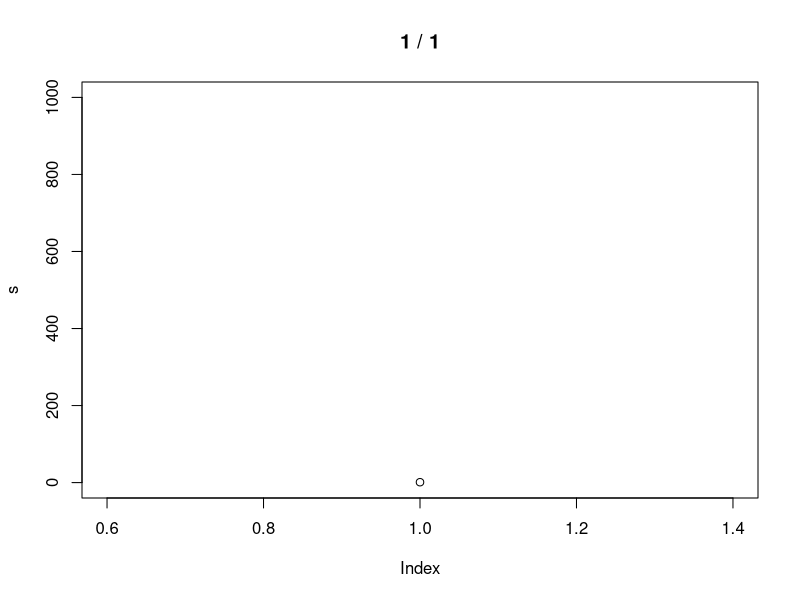
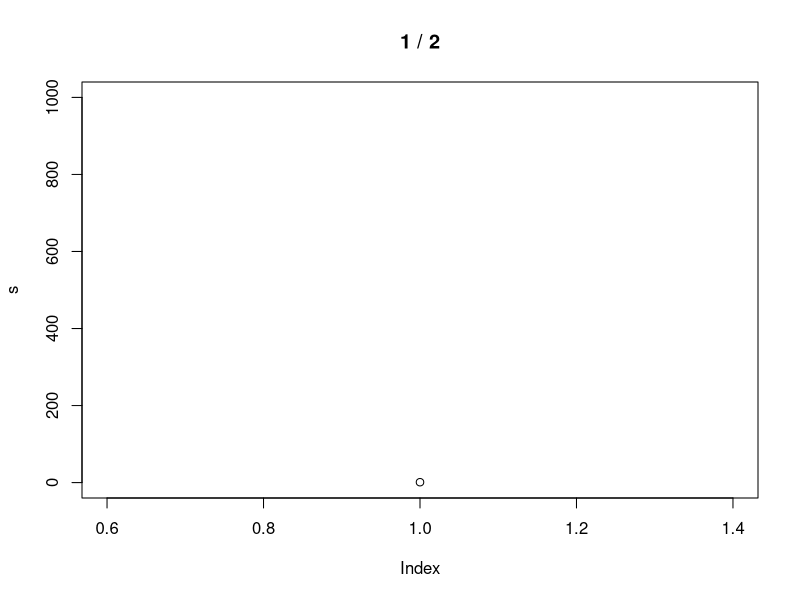
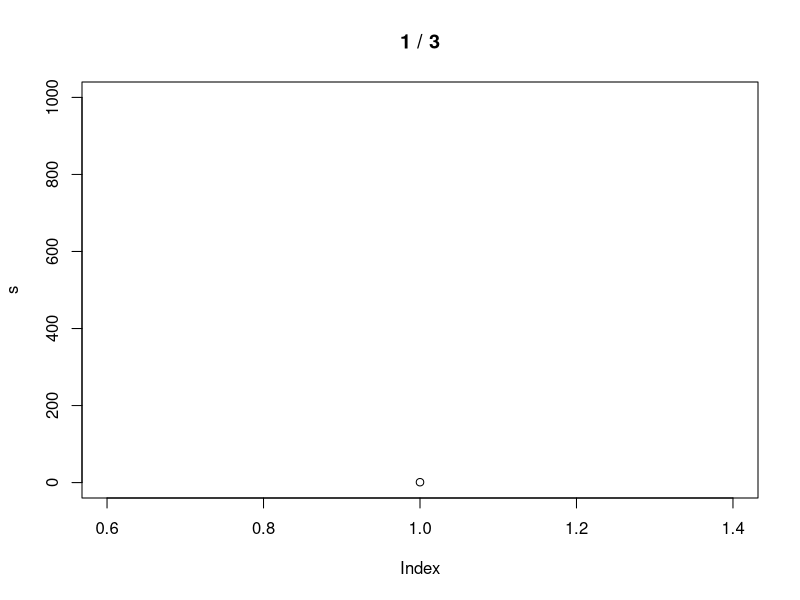
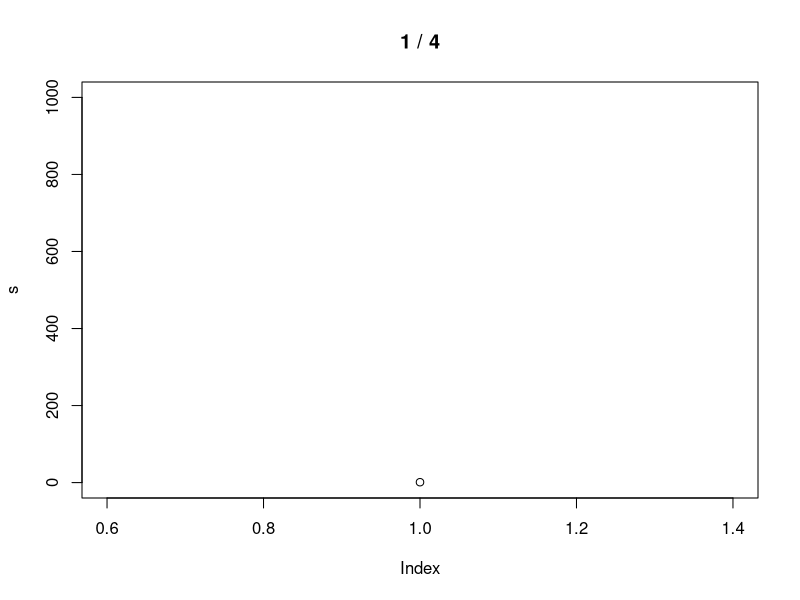
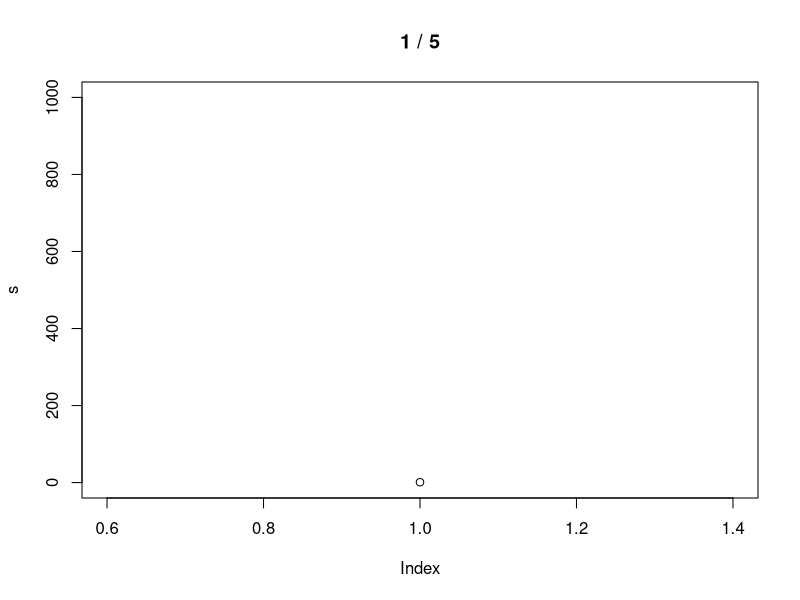
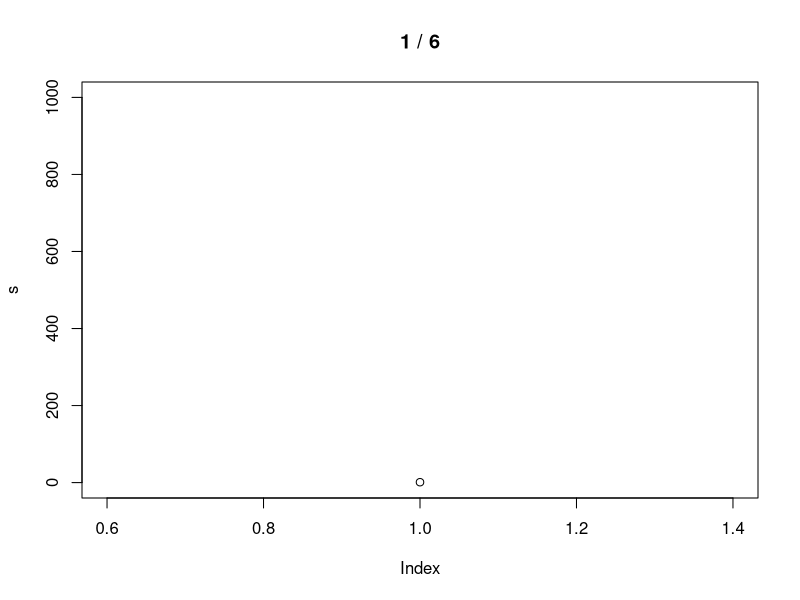
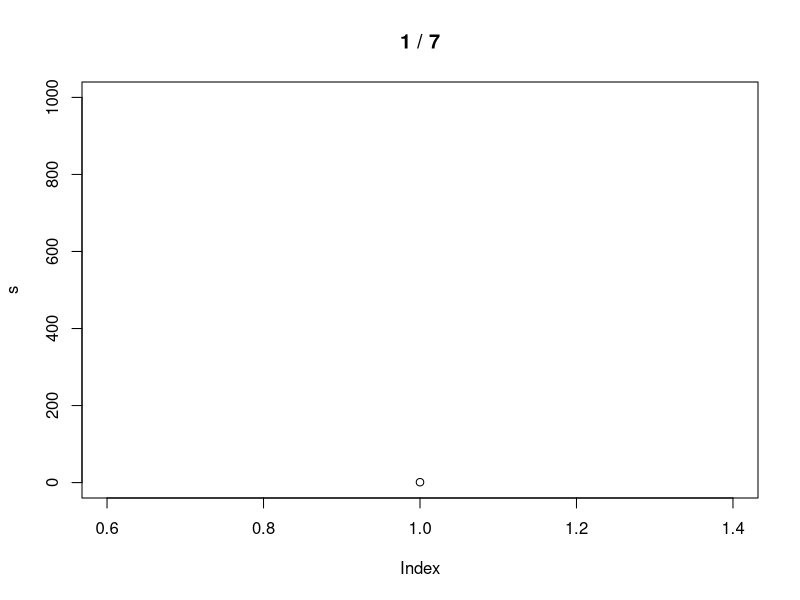
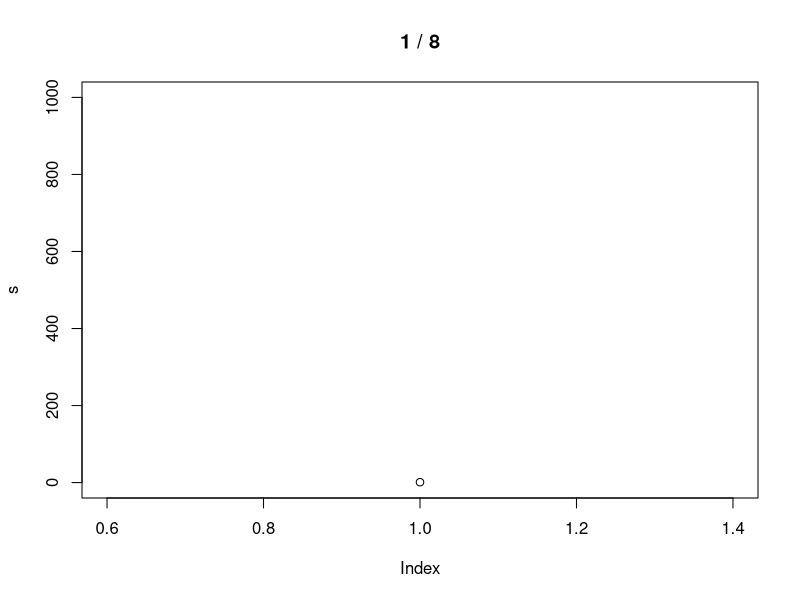

The R source for these figures, in order: (Note: a time limit stopped this script after it produced the figures.)
#--------- Estimation of A ---------------

#---------Prasad-Rao Method -----------
PR_fun = function(x, y, d, m, p){
  beta_ols = solve(t(x) %*% x) %*% t(x) %*% y
  h = diag(x %*% solve(t(x) %*% x) %*% t(x))
  A_pr = (t(y - x %*% beta_ols) %*% (y - x %*% beta_ols) - sum(d * (1 - h))) / (m - p)
  return(A_pr)
}

#---------Fay-Herriot Method -----------
F_fh = function(Ahat, y, d, x){
  Vi = diag(1/(c(Ahat) + d))
  yhat = x %*% solve(t(x) %*% Vi %*% x) %*% t(x) %*% Vi %*% y
  f_fh = sum((y - yhat)^2 / (Ahat + d))
  return(f_fh)
}
# Expectation of the first derivative of f
G_fh = function(Ahat, d, x){
  Vi = diag(1/(c(Ahat) + d))
  P = Vi - Vi %*% x %*% solve(t(x) %*% Vi %*% x) %*% t(x) %*% Vi
  return(-sum(diag(P)))
}

# library(flexsurv)
library(mvtnorm)
#-----Generate Data Parameters
m = 15  # number of small areas
# m = 50
Nosim = 1000
B = 400
DB = 100
mm = m/5
d = rep(c(4.0, 0.6, 0.5, 0.4, 0.2), rep(mm, 5))
x = rep(1, m)
beta = 0
A = 1.0
Alpha = c(0.2, 0.1, 0.05)
p = 1
df = 9
tol = 0.0001
maxiter = 100

## number of negative estimates
cc_fh = 0
cc_pr = 0
## number of negative estimates in single bootstrap
s_fh = 0
s_pr = 0
## number of negative estimates in double bootstrap
ss_fh = 0
ss_pr = 0

Int1 <- matrix(0, m, 9)
Int2 <- matrix(0, m, 9)
Int3 <- matrix(0, m, 9)
qdif1 <- matrix(0, m, 9)
qdif2 <- matrix(0, m, 9)
qdif3 <- matrix(0, m, 9)

system.time(
  for (s in 1:Nosim) {
    v = (rexp(m)-1)*sqrt(A)
    e = rmvnorm(1, sigma = diag(d))
    theta = x * beta + v 
    y = theta + matrix(e)
    
    Direct = y
    
    #------ theta_PR-----
    A_PR = PR_fun(x, y, d, m, p)
    if(A_PR < 0){
      A_PR = 0.01
      cc_pr = cc_pr + 1
    }
    
    Vi_PR = diag(1/(c(A_PR) + d))
    beta_PR = solve(t(x) %*% Vi_PR %*% x) %*% t(x) %*% Vi_PR %*% y
    B_PR = d / (d + c(A_PR))
    eblup.PR = (1 - B_PR) * y + B_PR * (x %*% beta_PR)
    
    g1_PR = d * (1 - B_PR)
    g2_PR = B_PR^2 * diag(x %*% solve(t(x) %*% Vi_PR %*% x) %*% t(x))
    g3_PR = d^2 * (c(A_PR) + d)^(-3) * 2 * sum((c(A_PR) + d)^2) / m^2
    
    mse_PR = g1_PR + g2_PR + 2*g3_PR

    #------ theta_FH-----
    if((F_fh(0, y, d, x)-(m-p))<0){
      A_FH = 0.01
      cc_fh = cc_fh +1
    }
    else{
      A_FH = 0
      k=0
      diff = 10
      while((diff > tol)&(k < maxiter)) {
        Anew_fh = A_FH + (m - p - F_fh(A_FH, y, d, x)) / G_fh(A_FH, d, x)
        Anew_fh = ifelse(Anew_fh < 0, -Anew_fh/10, Anew_fh)
        diff = abs(Anew_fh - A_FH)
        A_FH = Anew_fh
        k = k +1
      }
      if((A_FH < 0)|(k==maxiter)) {
        A_FH = 0.01
        cc_fh = cc_fh + 1
      }
    }
    Vi_FH = diag(1/(c(A_FH) + d))
    beta_FH = solve(t(x) %*% Vi_FH %*% x) %*% t(x) %*% Vi_FH %*% y
    B_FH = d / (d + c(A_FH))
    eblup.FH = (1 - B_FH) * y + B_FH * (x %*% beta_FH)
    
    g1_FH = d * (1 - B_FH)
    g2_FH = B_FH^2 * diag(x %*% solve(t(x) %*% Vi_FH %*% x) %*% t(x))
    g3_FH = 2 * m * d^2 * (c(A_FH) + d)^(-3) * (sum(Vi_FH))^(-2)
    g4_FH = 2 * B_FH^2 * (m * sum(diag(Vi_FH^2)) - (sum(diag(Vi_FH)))^2) / (sum(diag(Vi_FH)))^3
    
    mse_FH = g1_FH + g2_FH + 2*g3_FH - g4_FH
    mse_FH2 = g1_FH + g2_FH + 2*g3_FH
    if(sum(mse_FH<0)>0){mse_FH[mse_FH<0] = mse_FH2[mse_FH<0]}
    
    Z.j.PR = matrix(0, B, m)
    Z.j.FH = matrix(0, B, m)
    ####------Parametric Bootstrap------
    pivot_PR = matrix(0, B, m)
    HM_PR = matrix(0, B, m)
    pivot_FH = matrix(0, B, m)
    HM_FH = matrix(0, B, m)
    for (bb in 1:B) {
      bv_PR = (rexp(m)-1)*sqrt(A_PR)
      btheta_PR = c(beta_PR) + bv_PR
      
      bv_FH = (rexp(m)-1)*sqrt(A_FH)
      btheta_FH = c(beta_FH) + bv_FH
    
      be = rmvnorm(1, sigma = diag(d))
      
      by_FH = btheta_FH + matrix(be)
      by_PR = btheta_PR + matrix(be)
      
      #Single bootstrap for PR
      A.star.PR = PR_fun(x, by_PR, d, m, p)
      if(A.star.PR < 0){
        A.star.PR = 0.01
        s_pr = s_pr + 1
      }
      
      Vi.star.PR = diag(1/(c(A.star.PR) + d))
      beta.s.PR = solve(t(x) %*% Vi.star.PR %*% x) %*% t(x) %*% Vi.star.PR %*% by_PR
      B.star.PR = d / (d + c(A.star.PR))
      eblup.s.PR = (1 - B.star.PR) * by_PR + B.star.PR * (x %*% beta.s.PR)
      g1.s.PR = d * (1 - B.star.PR)
      
      pivot_PR[bb, ] = t((btheta_PR - eblup.s.PR) / sqrt(g1.s.PR))
      HM_PR[bb, ] = t((btheta_PR - x %*% beta.s.PR) / c(sqrt(A.star.PR)))
      
      #Single bootstrap for FH
      if((F_fh(0, by_FH, d, x)-(m-p))<0){
        A.star.FH = 0.01
        s_fh = s_fh +1
      }
      else{
        A.star.FH = 0
        diff = 10
        k = 0
        while((diff > tol) & (k < maxiter)) {
          Anew_fh = A.star.FH + (m - p - F_fh(A.star.FH, by_FH, d, x)) / G_fh(A.star.FH, d, x)
          Anew_fh = ifelse(Anew_fh < 0, -Anew_fh/10, Anew_fh)
          diff = abs(Anew_fh - A.star.FH)
          A.star.FH = Anew_fh
          k = k + 1
        }
        if((A.star.FH < 0)|(k==maxiter)) {
          A.star.FH = 0.01
          s_fh = s_fh +1
        }
      }
      Vi.star.FH = diag(1/(c(A.star.FH) + d))
      beta.s.FH = solve(t(x) %*% Vi.star.FH %*% x) %*% t(x) %*% Vi.star.FH %*% by_FH
      B.star.FH = d / (d + c(A.star.FH))
      eblup.s.FH = (1 - B.star.FH) * by_FH + B.star.FH * (x %*% beta.s.FH)
      g1.s.FH = d * (1 - B.star.FH)
      
      pivot_FH[bb, ] = t((btheta_FH - eblup.s.FH) / sqrt(g1.s.FH))
      
      HM_FH[bb, ] = t((btheta_FH - x %*% beta.s.FH) / c(sqrt(A.star.FH)))
      
      d_pivot_PR = matrix(0, DB, m)
      d_HM_PR = matrix(0, DB, m)
      d_pivot_FH = matrix(0, DB, m)
      d_HM_FH = matrix(0, DB, m)
      for (dd in 1:DB) {

        dv_FH = (rexp(m)-1)*sqrt(A.star.FH)
        dtheta_FH = c(beta.s.FH) + dv_FH

        dv_PR = (rexp(m)-1)*sqrt(A.star.PR)
        dtheta_PR = c(beta.s.PR) + dv_PR
        
        de = rmvnorm(1, sigma = diag(d))
        
        dy_FH = dtheta_FH + matrix(de)
        dy_PR = dtheta_PR + matrix(de)
        
        # Double bootstrap for PR
        A.ss.PR = PR_fun(x, dy_PR, d, m, p)
        if(A.ss.PR < 0){
          A.ss.PR = 0.01
          ss_pr = ss_pr + 1
        }
        
        Vi.ss.PR = diag(1/(c(A.ss.PR) + d))
        beta.ss.PR = solve(t(x) %*% Vi.ss.PR %*% x) %*% t(x) %*% Vi.ss.PR %*% dy_PR
        B.ss.PR = d / (d + c(A.ss.PR))
        eblup.ss.PR = (1 - B.ss.PR) * dy_PR + B.ss.PR * (x %*% beta.ss.PR)
        g1.ss.PR = d * (1 - B.ss.PR)
        
        d_pivot_PR[dd, ] = t((dtheta_PR - eblup.ss.PR) / sqrt(g1.ss.PR))
        d_HM_PR[dd, ] = t((dtheta_PR - x %*% beta.ss.PR) / c(sqrt(A.ss.PR)))
        
        # Double bootstrap for FH
        if((F_fh(0, dy_FH, d, x)-(m-p))<0){
          A.ss.FH = 0.01
          ss_fh = ss_fh +1
        }
        else{
          A.ss.FH = 0
          diff = 10
          k = 0
          while((diff > tol) & (k < maxiter)) {
            Anew_fh = A.ss.FH + (m - p - F_fh(A.ss.FH, dy_FH, d, x)) / G_fh(A.ss.FH, d, x)
            Anew_fh = ifelse(Anew_fh < 0, -Anew_fh/10, Anew_fh)
            diff = abs(Anew_fh - A.ss.FH)
            A.ss.FH = Anew_fh
            k = k+1
          }
          if((A.ss.FH < 0)|(k==maxiter)) {
            A.ss.FH = 0.01
            ss_fh = ss_fh +1
          }
        }
        
        Vi.ss.FH = diag(1/(c(A.ss.FH) + d))
        beta.ss.FH = solve(t(x) %*% Vi.ss.FH %*% x) %*% t(x) %*% Vi.ss.FH %*% dy_FH
        B.ss.FH = d / (d + c(A.ss.FH))
        eblup.ss.FH = (1 - B.ss.FH) * dy_FH + B.ss.FH * (x %*% beta.ss.FH)
        g1.ss.FH = d * (1 - B.ss.FH)
        
        d_pivot_FH[dd, ] = t((dtheta_FH - eblup.ss.FH) / sqrt(g1.ss.FH))
        d_HM_FH[dd, ] = t((dtheta_FH - x %*% beta.ss.FH) / c(sqrt(A.ss.FH)))
      }
      
      ###---Double bootstrap -------
      eblup.PR.mat = matrix(rep(pivot_PR[bb, ], rep(DB, m)), DB, m, byrow = F)
      eblup.FH.mat = matrix(rep(pivot_FH[bb, ], rep(DB, m)), DB, m, byrow = F)
      Z.j.PR[bb, ] = colSums(d_pivot_PR<=eblup.PR.mat)/DB
      Z.j.FH[bb, ] = colSums(d_pivot_FH<=eblup.FH.mat)/DB
      
      plot(s,ylim=c(0,Nosim),main=paste(s,"/",bb))
    
    }
    ################################################################################
    #####----Single Bootstrap------
    q.s.upper1 <- matrix(0, m, 4)
    q.s.lower1 <- matrix(0, m, 4)
    q.d.upper1 <- matrix(0, m, 2)
    q.d.lower1 <- matrix(0, m, 2)
    
    q.s.upper2 <- matrix(0, m, 4)
    q.s.lower2 <- matrix(0, m, 4)
    q.d.upper2 <- matrix(0, m, 2)
    q.d.lower2 <- matrix(0, m, 2)
    
    q.s.upper3 <- matrix(0, m, 4)
    q.s.lower3 <- matrix(0, m, 4)
    q.d.upper3 <- matrix(0, m, 2)
    q.d.lower3 <- matrix(0, m, 2)
    for(i in 1:m){
      q.s.lower1[i,]<-c(quantile(pivot_FH[, i], prob=Alpha[1]/2), quantile(HM_FH[, i], prob=Alpha[1]/2),
                       quantile(pivot_PR[, i], prob=Alpha[1]/2), quantile(HM_PR[, i], prob=Alpha[1]/2))
      q.s.upper1[i,]<-c(quantile(pivot_FH[, i], prob=1-Alpha[1]/2), quantile(HM_FH[, i], prob=1-Alpha[1]/2),
                       quantile(pivot_PR[, i], prob=1-Alpha[1]/2), quantile(HM_PR[, i], prob=1-Alpha[1]/2))
      q.s.lower2[i,]<-c(quantile(pivot_FH[, i], prob=Alpha[2]/2), quantile(HM_FH[, i], prob=Alpha[2]/2),
                        quantile(pivot_PR[, i], prob=Alpha[2]/2), quantile(HM_PR[, i], prob=Alpha[2]/2))
      q.s.upper2[i,]<-c(quantile(pivot_FH[, i], prob=1-Alpha[2]/2), quantile(HM_FH[, i], prob=1-Alpha[2]/2),
                        quantile(pivot_PR[, i], prob=1-Alpha[2]/2), quantile(HM_PR[, i], prob=1-Alpha[2]/2))
      q.s.lower3[i,]<-c(quantile(pivot_FH[, i], prob=Alpha[3]/2), quantile(HM_FH[, i], prob=Alpha[3]/2),
                        quantile(pivot_PR[, i], prob=Alpha[3]/2), quantile(HM_PR[, i], prob=Alpha[3]/2))
      q.s.upper3[i,]<-c(quantile(pivot_FH[, i], prob=1-Alpha[3]/2), quantile(HM_FH[, i], prob=1-Alpha[3]/2),
                        quantile(pivot_PR[, i], prob=1-Alpha[3]/2), quantile(HM_PR[, i], prob=1-Alpha[3]/2))
    }
    ###---Double bootstrap -------
    #####----CLL-----
    au.CLL.FH1 = apply(Z.j.FH, 2, quantile, prob=1-Alpha[1]/2)
    al.CLL.FH1 = apply(Z.j.FH, 2, quantile, prob=Alpha[1]/2)
    au.CLL.PR1 = apply(Z.j.PR, 2, quantile, prob=1-Alpha[1]/2)
    al.CLL.PR1 = apply(Z.j.PR, 2, quantile, prob=Alpha[1]/2)
    
    au.CLL.FH2 = apply(Z.j.FH, 2, quantile, prob=1-Alpha[2]/2)
    al.CLL.FH2 = apply(Z.j.FH, 2, quantile, prob=Alpha[2]/2)
    au.CLL.PR2 = apply(Z.j.PR, 2, quantile, prob=1-Alpha[2]/2)
    al.CLL.PR2 = apply(Z.j.PR, 2, quantile, prob=Alpha[2]/2)
    
    au.CLL.FH3 = apply(Z.j.FH, 2, quantile, prob=1-Alpha[3]/2)
    al.CLL.FH3 = apply(Z.j.FH, 2, quantile, prob=Alpha[3]/2)
    au.CLL.PR3 = apply(Z.j.PR, 2, quantile, prob=1-Alpha[3]/2)
    al.CLL.PR3 = apply(Z.j.PR, 2, quantile, prob=Alpha[3]/2)
    
    for(i in 1:m){
      q.d.lower1[i,]<-c(quantile(pivot_FH[, i], prob=al.CLL.FH1[i]), quantile(pivot_PR[, i], prob=al.CLL.PR1[i]))
      q.d.upper1[i,]<-c(quantile(pivot_FH[, i], prob=au.CLL.FH1[i]), quantile(pivot_PR[, i], prob=au.CLL.PR1[i]))
      
      q.d.lower2[i,]<-c(quantile(pivot_FH[, i], prob=al.CLL.FH2[i]), quantile(pivot_PR[, i], prob=al.CLL.PR2[i]))
      q.d.upper2[i,]<-c(quantile(pivot_FH[, i], prob=au.CLL.FH2[i]), quantile(pivot_PR[, i], prob=au.CLL.PR2[i]))
      
      q.d.lower3[i,]<-c(quantile(pivot_FH[, i], prob=al.CLL.FH3[i]), quantile(pivot_PR[, i], prob=al.CLL.PR3[i]))
      q.d.upper3[i,]<-c(quantile(pivot_FH[, i], prob=au.CLL.FH3[i]), quantile(pivot_PR[, i], prob=au.CLL.PR3[i]))
    }
    
    qdif1[, 1] <- qdif1[, 1] + (q.s.upper1[, 1] - q.s.lower1[, 1]) * sqrt(g1_FH)
    qdif1[, 2] <- qdif1[, 2] + (q.s.upper1[, 2] - q.s.lower1[, 2]) * sqrt(A_FH)
    qdif1[, 3] <- qdif1[, 3] + (q.d.upper1[, 1] - q.d.lower1[, 1]) * sqrt(g1_FH)
    
    qdif1[, 4] <- qdif1[, 4] + (q.s.upper1[, 3] - q.s.lower1[, 3]) * sqrt(g1_PR)
    qdif1[, 5] <- qdif1[, 5] + (q.s.upper1[, 4] - q.s.lower1[, 4]) * sqrt(A_PR)
    qdif1[, 6] <- qdif1[, 6] + (q.d.upper1[, 2] - q.d.lower1[, 2]) * sqrt(g1_PR)
    
    qdif1[, 7] <- qdif1[, 7] + 2 * qnorm(1-Alpha[1]/2) * sqrt(mse_FH)
    qdif1[, 8] <- qdif1[, 8] + 2 * qnorm(1-Alpha[1]/2) * sqrt(mse_PR)
    qdif1[, 9] <- qdif1[, 9] + 2 * qnorm(1-Alpha[1]/2) * sqrt(d)
    
    
    
    qdif2[, 1] <- qdif2[, 1] + (q.s.upper2[, 1] - q.s.lower2[, 1]) * sqrt(g1_FH)
    qdif2[, 2] <- qdif2[, 2] + (q.s.upper2[, 2] - q.s.lower2[, 2]) * sqrt(A_FH)
    qdif2[, 3] <- qdif2[, 3] + (q.d.upper2[, 1] - q.d.lower2[, 1]) * sqrt(g1_FH)
    
    qdif2[, 4] <- qdif2[, 4] + (q.s.upper2[, 3] - q.s.lower2[, 3]) * sqrt(g1_PR)
    qdif2[, 5] <- qdif2[, 5] + (q.s.upper2[, 4] - q.s.lower2[, 4]) * sqrt(A_PR)
    qdif2[, 6] <- qdif2[, 6] + (q.d.upper2[, 2] - q.d.lower2[, 2]) * sqrt(g1_PR)
    
    qdif2[, 7] <- qdif2[, 7] + 2 * qnorm(1-Alpha[2]/2) * sqrt(mse_FH)
    qdif2[, 8] <- qdif2[, 8] + 2 * qnorm(1-Alpha[2]/2) * sqrt(mse_PR)
    qdif2[, 9] <- qdif2[, 9] + 2 * qnorm(1-Alpha[2]/2) * sqrt(d)
    
    
    
    
    qdif3[, 1] <- qdif3[, 1] + (q.s.upper3[, 1] - q.s.lower3[, 1]) * sqrt(g1_FH)
    qdif3[, 2] <- qdif3[, 2] + (q.s.upper3[, 2] - q.s.lower3[, 2]) * sqrt(A_FH)
    qdif3[, 3] <- qdif3[, 3] + (q.d.upper3[, 1] - q.d.lower3[, 1]) * sqrt(g1_FH)
    
    qdif3[, 4] <- qdif3[, 4] + (q.s.upper3[, 3] - q.s.lower3[, 3]) * sqrt(g1_PR)
    qdif3[, 5] <- qdif3[, 5] + (q.s.upper3[, 4] - q.s.lower3[, 4]) * sqrt(A_PR)
    qdif3[, 6] <- qdif3[, 6] + (q.d.upper3[, 2] - q.d.lower3[, 2]) * sqrt(g1_PR)
    
    qdif3[, 7] <- qdif3[, 7] + 2 * qnorm(1-Alpha[3]/2) * sqrt(mse_FH)
    qdif3[, 8] <- qdif3[, 8] + 2 * qnorm(1-Alpha[3]/2) * sqrt(mse_PR)
    qdif3[, 9] <- qdif3[, 9] + 2 * qnorm(1-Alpha[3]/2) * sqrt(d)
    
    cov.CLL.FH1 <- ((theta <= (eblup.FH + q.s.upper1[,1] * sqrt(g1_FH))) & (theta >= (eblup.FH + q.s.lower1[,1] * sqrt(g1_FH))))
    cov.HM.FH1 <- ((theta <= (c(beta_FH) + q.s.upper1[,2] * sqrt(A_FH))) & (theta >= (c(beta_FH) + q.s.lower1[,2] * sqrt(A_FH))))
    cov.CLL.PR1 <- ((theta <= (eblup.PR + q.s.upper1[,3] * sqrt(g1_PR))) & (theta >= (eblup.PR + q.s.lower1[,3] * sqrt(g1_PR))))
    cov.HM.PR1 <- ((theta <= (c(beta_PR) + q.s.upper1[,4] * sqrt(A_PR))) & (theta >= (c(beta_PR) + q.s.lower1[,4] * sqrt(A_PR))))
    cov.FH1 <- ((theta <= (c(eblup.FH) + qnorm(1-Alpha[1]/2) * sqrt(mse_FH))) & (theta >= (c(eblup.FH) + qnorm(Alpha[1]/2) * sqrt(mse_FH))))
    cov.PR1 <- ((theta <= (c(eblup.PR) + qnorm(1-Alpha[1]/2) * sqrt(mse_PR))) & (theta >= (c(eblup.PR) + qnorm(Alpha[1]/2) * sqrt(mse_PR))))
    cov.DIR1 <- ((theta <= (c(Direct) + qnorm(1-Alpha[1]/2) * sqrt(d))) & (theta >= (c(Direct) + qnorm(Alpha[1]/2) * sqrt(d))))
    cov.DB.FH1 <- ((theta <= (eblup.FH + q.d.upper1[,1] * sqrt(g1_FH))) & (theta >= (eblup.FH + q.d.lower1[,1] * sqrt(g1_FH))))
    cov.DB.PR1 <- ((theta <= (eblup.PR + q.d.upper1[,2] * sqrt(g1_PR))) & (theta >= (eblup.PR + q.d.lower1[,2] * sqrt(g1_PR))))
    
    coverge1 <- matrix(0, m, 9)
    
    coverge1[, 1] <- ifelse(cov.CLL.FH1, 1, 0)
    coverge1[, 2] <- ifelse(cov.HM.FH1, 1, 0)
    coverge1[, 3] <- ifelse(cov.DB.FH1, 1, 0)
    
    coverge1[, 4] <- ifelse(cov.CLL.PR1, 1, 0)
    coverge1[, 5] <- ifelse(cov.HM.PR1, 1, 0)
    coverge1[, 6] <- ifelse(cov.DB.PR1, 1, 0)
    
    coverge1[, 7] <- ifelse(cov.FH1, 1, 0)
    coverge1[, 8] <- ifelse(cov.PR1, 1, 0)
    coverge1[, 9] <- ifelse(cov.DIR1, 1, 0)

    Int1 <- coverge1 + Int1
    
    
    
    cov.CLL.FH2 <- ((theta <= (eblup.FH + q.s.upper2[,1] * sqrt(g1_FH))) & (theta >= (eblup.FH + q.s.lower2[,1] * sqrt(g1_FH))))
    cov.HM.FH2 <- ((theta <= (c(beta_FH) + q.s.upper2[,2] * sqrt(A_FH))) & (theta >= (c(beta_FH) + q.s.lower2[,2] * sqrt(A_FH))))
    cov.CLL.PR2 <- ((theta <= (eblup.PR + q.s.upper2[,3] * sqrt(g1_PR))) & (theta >= (eblup.PR + q.s.lower2[,3] * sqrt(g1_PR))))
    cov.HM.PR2 <- ((theta <= (c(beta_PR) + q.s.upper2[,4] * sqrt(A_PR))) & (theta >= (c(beta_PR) + q.s.lower2[,4] * sqrt(A_PR))))
    cov.FH2 <- ((theta <= (c(eblup.FH) + qnorm(1-Alpha[2]/2) * sqrt(mse_FH))) & (theta >= (c(eblup.FH) + qnorm(Alpha[2]/2) * sqrt(mse_FH))))
    cov.PR2 <- ((theta <= (c(eblup.PR) + qnorm(1-Alpha[2]/2) * sqrt(mse_PR))) & (theta >= (c(eblup.PR) + qnorm(Alpha[2]/2) * sqrt(mse_PR))))
    cov.DIR2 <- ((theta <= (c(Direct) + qnorm(1-Alpha[2]/2) * sqrt(d))) & (theta >= (c(Direct) + qnorm(Alpha[2]/2) * sqrt(d))))
    
    cov.DB.FH2 <- ((theta <= (eblup.FH + q.d.upper2[,1] * sqrt(g1_FH))) & (theta >= (eblup.FH + q.d.lower2[,1] * sqrt(g1_FH))))
    cov.DB.PR2 <- ((theta <= (eblup.PR + q.d.upper2[,2] * sqrt(g1_PR))) & (theta >= (eblup.PR + q.d.lower2[,2] * sqrt(g1_PR))))
    
    coverge2 <- matrix(0, m, 9)
    
    coverge2[, 1] <- ifelse(cov.CLL.FH2, 1, 0)
    coverge2[, 2] <- ifelse(cov.HM.FH2, 1, 0)
    coverge2[, 3] <- ifelse(cov.DB.FH2, 1, 0)
    
    coverge2[, 4] <- ifelse(cov.CLL.PR2, 1, 0)
    coverge2[, 5] <- ifelse(cov.HM.PR2, 1, 0)
    coverge2[, 6] <- ifelse(cov.DB.PR2, 1, 0)
    
    coverge2[, 7] <- ifelse(cov.FH2, 1, 0)
    coverge2[, 8] <- ifelse(cov.PR2, 1, 0)
    coverge2[, 9] <- ifelse(cov.DIR2, 1, 0)
    
    Int2 <- coverge2 + Int2
  
    
    cov.CLL.FH3 <- ((theta <= (eblup.FH + q.s.upper3[,1] * sqrt(g1_FH))) & (theta >= (eblup.FH + q.s.lower3[,1] * sqrt(g1_FH))))
    cov.HM.FH3 <- ((theta <= (c(beta_FH) + q.s.upper3[,2] * sqrt(A_FH))) & (theta >= (c(beta_FH) + q.s.lower3[,2] * sqrt(A_FH))))
    cov.CLL.PR3 <- ((theta <= (eblup.PR + q.s.upper3[,3] * sqrt(g1_PR))) & (theta >= (eblup.PR + q.s.lower3[,3] * sqrt(g1_PR))))
    cov.HM.PR3 <- ((theta <= (c(beta_PR) + q.s.upper3[,4] * sqrt(A_PR))) & (theta >= (c(beta_PR) + q.s.lower3[,4] * sqrt(A_PR))))
    cov.FH3 <- ((theta <= (c(eblup.FH) + qnorm(1-Alpha[3]/2) * sqrt(mse_FH))) & (theta >= (c(eblup.FH) + qnorm(Alpha[3]/2) * sqrt(mse_FH))))
    cov.PR3 <- ((theta <= (c(eblup.PR) + qnorm(1-Alpha[3]/2) * sqrt(mse_PR))) & (theta >= (c(eblup.PR) + qnorm(Alpha[3]/2) * sqrt(mse_PR))))
    cov.DIR3 <- ((theta <= (c(Direct) + qnorm(1-Alpha[3]/2) * sqrt(d))) & (theta >= (c(Direct) + qnorm(Alpha[3]/2) * sqrt(d))))
    
    cov.DB.FH3 <- ((theta <= (eblup.FH + q.d.upper3[,1] * sqrt(g1_FH))) & (theta >= (eblup.FH + q.d.lower3[,1] * sqrt(g1_FH))))
    cov.DB.PR3 <- ((theta <= (eblup.PR + q.d.upper3[,2] * sqrt(g1_PR))) & (theta >= (eblup.PR + q.d.lower3[,2] * sqrt(g1_PR))))
    
    coverge3 <- matrix(0, m, 9) 
    
    coverge3[, 1] <- ifelse(cov.CLL.FH3, 1, 0)
    coverge3[, 2] <- ifelse(cov.HM.FH3, 1, 0)
    coverge3[, 3] <- ifelse(cov.DB.FH3, 1, 0)
    
    coverge3[, 4] <- ifelse(cov.CLL.PR3, 1, 0)
    coverge3[, 5] <- ifelse(cov.HM.PR3, 1, 0)
    coverge3[, 6] <- ifelse(cov.DB.PR3, 1, 0)
    
    coverge3[, 7] <- ifelse(cov.FH3, 1, 0)
    coverge3[, 8] <- ifelse(cov.PR3, 1, 0)
    coverge3[, 9] <- ifelse(cov.DIR3, 1, 0)
    
    Int3 <- coverge3 + Int3
    
    if(s%%100==0){print(s)}
  }
)



G1 <- colMeans(Int1[1:3,])
G2 <- colMeans(Int1[4:6,])
G3 <- colMeans(Int1[7:9,])
G4 <- colMeans(Int1[10:12,])
G5 <- colMeans(Int1[13:15,])
rbind(G1, G2, G3, G4, G5)

a1 = rbind(rbind(G1, G2, G3, G4, G5))/Nosim*100
colnames(a1) = c("CLL.FH","HM.FH","DB.FH","CLL.PR","HM.PR", "DB.PR", "FH","PR","DIRECT")

G1 <- colMeans(qdif1[1:3,])
G2 <- colMeans(qdif1[4:6,])
G3 <- colMeans(qdif1[7:9,])
G4 <- colMeans(qdif1[10:12,])
G5 <- colMeans(qdif1[13:15,])
rbind(G1, G2, G3, G4, G5)

b1 = rbind(rbind(G1, G2, G3, G4, G5))/Nosim
colnames(b1) = c("CLL.FH","HM.FH","DB.FH","CLL.PR","HM.PR", "DB.PR", "FH","PR","DIRECT")

G1 <- colMeans(Int2[1:3,])
G2 <- colMeans(Int2[4:6,])
G3 <- colMeans(Int2[7:9,])
G4 <- colMeans(Int2[10:12,])
G5 <- colMeans(Int2[13:15,])
rbind(G1, G2, G3, G4, G5)

a2 = rbind(rbind(G1, G2, G3, G4, G5))/Nosim*100
colnames(a2) = c("CLL.FH","HM.FH","DB.FH","CLL.PR","HM.PR", "DB.PR", "FH","PR","DIRECT")

G1 <- colMeans(qdif2[1:3,])
G2 <- colMeans(qdif2[4:6,])
G3 <- colMeans(qdif2[7:9,])
G4 <- colMeans(qdif2[10:12,])
G5 <- colMeans(qdif2[13:15,])
rbind(G1, G2, G3, G4, G5)

b2 = rbind(rbind(G1, G2, G3, G4, G5))/Nosim
colnames(b2) = c("CLL.FH","HM.FH","DB.FH","CLL.PR","HM.PR", "DB.PR", "FH","PR","DIRECT")

G1 <- colMeans(Int3[1:3,])
G2 <- colMeans(Int3[4:6,])
G3 <- colMeans(Int3[7:9,])
G4 <- colMeans(Int3[10:12,])
G5 <- colMeans(Int3[13:15,])
rbind(G1, G2, G3, G4, G5)

a3 = rbind(rbind(G1, G2, G3, G4, G5))/Nosim*100
colnames(a3) = c("CLL.FH","HM.FH","DB.FH","CLL.PR","HM.PR", "DB.PR", "FH","PR","DIRECT")

G1 <- colMeans(qdif3[1:3,])
G2 <- colMeans(qdif3[4:6,])
G3 <- colMeans(qdif3[7:9,])
G4 <- colMeans(qdif3[10:12,])
G5 <- colMeans(qdif3[13:15,])
rbind(G1, G2, G3, G4, G5)

b3 = rbind(rbind(G1, G2, G3, G4, G5))/Nosim
colnames(b3) = c("CLL.FH","HM.FH","DB.FH","CLL.PR","HM.PR", "DB.PR", "FH","PR","DIRECT")

tab2 = rbind(cbind(a1, b1),cbind(a2, b2),cbind(a3, b3))
xtable::xtable(tab2)
